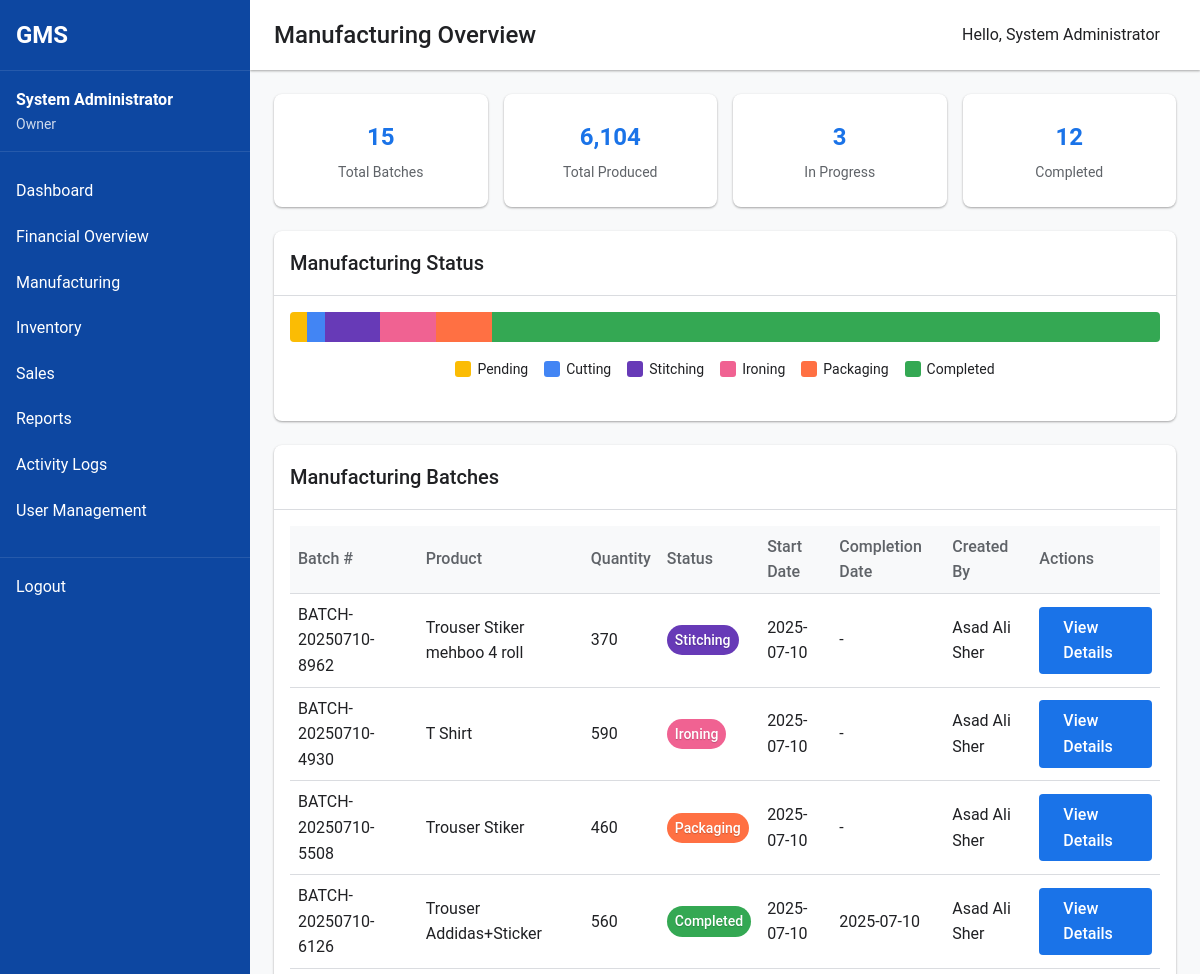
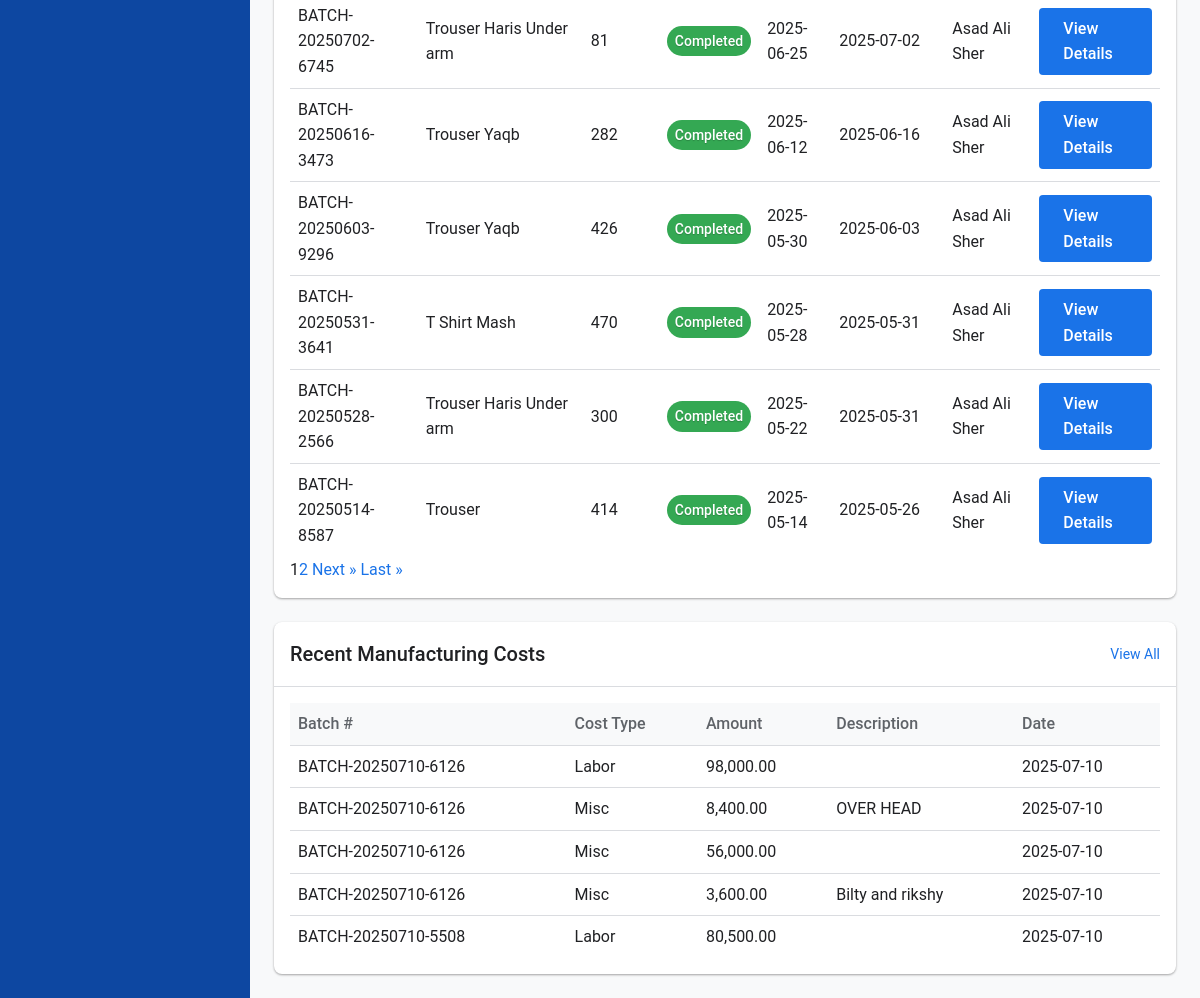
Screenshot of /owner/manufacturing.php (signed in) with the database file from the repository (2 pictures, top to bottom).
### tables this page shows
CREATE TABLE `manufacturing_batches` (
  `id` int(11) NOT NULL,
  `product_id` int(11) NOT NULL,
  `batch_number` varchar(50) NOT NULL,
  `quantity_produced` int(11) DEFAULT 0,
  `status` enum('pending','cutting','stitching','ironing','packaging','completed') DEFAULT 'pending',
  `status_changed_by` int(11) DEFAULT NULL,
  `status_changed_at` timestamp NULL DEFAULT NULL,
  `status_change_notes` text DEFAULT NULL,
  `start_date` date DEFAULT NULL,
  `expected_completion_date` date DEFAULT NULL,
  `notes` text DEFAULT NULL,
  `completion_date` date DEFAULT NULL,
  `created_by` int(11) NOT NULL,
  `created_at` timestamp NULL DEFAULT current_timestamp(),
  `updated_at` timestamp NULL DEFAULT current_timestamp() ON UPDATE current_timestamp()
);

CREATE TABLE `products` (
  `id` int(11) NOT NULL,
  `name` varchar(100) NOT NULL,
  `description` text DEFAULT NULL,
  `sku` varchar(50) DEFAULT NULL,
  `category` varchar(50) DEFAULT NULL,
  `created_by` int(11) NOT NULL,
  `created_at` timestamp NULL DEFAULT current_timestamp(),
  `updated_at` timestamp NULL DEFAULT current_timestamp() ON UPDATE current_timestamp()
);

CREATE TABLE `users` (
  `id` int(11) NOT NULL,
  `username` varchar(50) NOT NULL,
  `password` varchar(255) NOT NULL,
  `full_name` varchar(100) NOT NULL,
  `email` varchar(100) NOT NULL,
  `role` enum('owner','incharge','shopkeeper') NOT NULL,
  `phone` varchar(20) DEFAULT NULL,
  `is_active` tinyint(1) DEFAULT 1,
  `created_at` timestamp NULL DEFAULT current_timestamp(),
  `updated_at` timestamp NULL DEFAULT current_timestamp() ON UPDATE current_timestamp()
);

CREATE TABLE `manufacturing_costs` (
  `id` int(11) NOT NULL,
  `batch_id` int(11) NOT NULL,
  `cost_type` enum('labor','material','packaging','zipper','sticker','logo','tag','misc','overhead','electricity','maintenance','other') NOT NULL,
  `amount` decimal(10,2) NOT NULL,
  `description` text DEFAULT NULL,
  `recorded_by` int(11) NOT NULL,
  `recorded_date` date NOT NULL
);

### owner/manufacturing.php (the view, shortened to what this page needs)
<?php
include_once '../includes/header.php';
$database = new Database();
$db = $database->getConnection();
$summary_query = "SELECT
    COUNT(*) as total_batches,
    SUM(CASE WHEN status = 'pending' THEN 1 ELSE 0 END) as pending_batches,
    SUM(CASE WHEN status = 'cutting' THEN 1 ELSE 0 END) as cutting_batches,
    SUM(CASE WHEN status = 'stitching' THEN 1 ELSE 0 END) as stitching_batches,
    SUM(CASE WHEN status = 'ironing' THEN 1 ELSE 0 END) as ironing_batches,
    SUM(CASE WHEN status = 'packaging' THEN 1 ELSE 0 END) as packaging_batches,
    SUM(CASE WHEN status = 'completed' THEN 1 ELSE 0 END) as completed_batches,
    SUM(quantity_produced) as total_produced
    FROM manufacturing_batches";
$summary_stmt = $db->prepare($summary_query);
$summary_stmt->execute();
$summary = $summary_stmt->fetch(PDO::FETCH_ASSOC);
$records_per_page = 10;
$page = isset($_GET['page']) ? $_GET['page'] : 1;
$offset = ($page - 1) * $records_per_page;
$count_query = "SELECT COUNT(*) as total FROM manufacturing_batches";
$count_stmt = $db->prepare($count_query);
$count_stmt->execute();
$total_records = $count_stmt->fetch(PDO::FETCH_ASSOC)['total'];
$total_pages = ceil($total_records / $records_per_page);
$batches_query = "SELECT b.id, b.batch_number, p.name as product_name, b.quantity_produced,
                 b.status, b.start_date, b.completion_date, u.full_name as created_by_name
                 FROM manufacturing_batches b
                 JOIN products p ON b.product_id = p.id
                 JOIN users u ON b.created_by = u.id
                 ORDER BY
                    CASE b.status
                        WHEN 'pending' THEN 1
                        WHEN 'cutting' THEN 2
                        WHEN 'stitching' THEN 3
                        WHEN 'ironing' THEN 4
                        WHEN 'packaging' THEN 5
                        WHEN 'completed' THEN 6
                    END,
                    b.start_date DESC
                 LIMIT :offset, :records_per_page";
$batches_stmt = $db->prepare($batches_query);
$batches_stmt->bindValue(':offset', $offset, PDO::PARAM_INT);
$batches_stmt->bindValue(':records_per_page', $records_per_page, PDO::PARAM_INT);
$batches_stmt->execute();
$costs_query = "SELECT c.id, c.batch_id, b.batch_number, c.cost_type, c.amount, c.description, c.recorded_date
               FROM manufacturing_costs c
               JOIN manufacturing_batches b ON c.batch_id = b.id
               ORDER BY c.recorded_date DESC
               LIMIT 5";
$costs_stmt = $db->prepare($costs_query);
$costs_stmt->execute();
?>
<div class="dashboard-stats">
    <div class="stat-card">
        <div class="stat-value"><?php echo number_format($summary['total_batches']); ?></div>
        <div class="stat-label">Total Batches</div>
    </div>
    <div class="stat-card">
        <div class="stat-value"><?php echo number_format($summary['total_produced']); ?></div>
        <div class="stat-label">Total Produced</div>
    </div>
    <div class="stat-card">
        <div class="stat-value"><?php echo number_format($summary['pending_batches'] + $summary['cutting_batches'] + $summary['stitching_batches'] + $summary['ironing_batches'] + $summary['packaging_batches']); ?></div>
        <div class="stat-label">In Progress</div>
    </div>
    <div class="stat-card">
        <div class="stat-value"><?php echo number_format($summary['completed_batches']); ?></div>
        <div class="stat-label">Completed</div>
    </div>
</div>
<div class="dashboard-grid">
    <div class="dashboard-card full-width">
        <div class="card-header">
            <h2>Manufacturing Status</h2>
        </div>
        <div class="card-content">
            <div class="manufacturing-status">
                <div class="status-bar">
                    <?php
                    $total = $summary['total_batches'] > 0 ? $summary['total_batches'] : 1;
                    $pending_percent = ($summary['pending_batches'] / $total) * 100;
                    $cutting_percent = ($summary['cutting_batches'] / $total) * 100;
                    $stitching_percent = ($summary['stitching_batches'] / $total) * 100;
                    $ironing_percent = ($summary['ironing_batches'] / $total) * 100;
                    $packaging_percent = ($summary['packaging_batches'] / $total) * 100;
                    $completed_percent = ($summary['completed_batches'] / $total) * 100;
                    ?>
                    <div class="status-segment pending" style="width: <?php echo $pending_percent; ?>%" data-label="Pending (<?php echo $summary['pending_batches']; ?>)"></div>
                    <div class="status-segment cutting" style="width: <?php echo $cutting_percent; ?>%" data-label="Cutting (<?php echo $summary['cutting_batches']; ?>)"></div>
                    <div class="status-segment stitching" style="width: <?php echo $stitching_percent; ?>%" data-label="Stitching (<?php echo $summary['stitching_batches']; ?>)"></div>
                    <div class="status-segment ironing" style="width: <?php echo $ironing_percent; ?>%" data-label="Ironing (<?php echo $summary['ironing_batches']; ?>)"></div>
                    <div class="status-segment packaging" style="width: <?php echo $packaging_percent; ?>%" data-label="Packaging (<?php echo $summary['packaging_batches']; ?>)"></div>
                    <div class="status-segment completed" style="width: <?php echo $completed_percent; ?>%" data-label="Completed (<?php echo $summary['completed_batches']; ?>)"></div>
                </div>
                <div class="status-legend">
                    <div class="legend-item"><span class="color-box pending"></span> Pending</div>
                    <div class="legend-item"><span class="color-box cutting"></span> Cutting</div>
                    <div class="legend-item"><span class="color-box stitching"></span> Stitching</div>
                    <div class="legend-item"><span class="color-box ironing"></span> Ironing</div>
                    <div class="legend-item"><span class="color-box packaging"></span> Packaging</div>
                    <div class="legend-item"><span class="color-box completed"></span> Completed</div>
                </div>
            </div>
        </div>
    </div>
    <div class="dashboard-card full-width">
        <div class="card-header">
            <h2>Manufacturing Batches</h2>
        </div>
        <div class="card-content">
            <table class="data-table">
                <thead>
                    <tr>
                        <th>Batch #</th>
                        <th>Product</th>
                        <th>Quantity</th>
                        <th>Status</th>
                        <th>Start Date</th>
                        <th>Completion Date</th>
                        <th>Created By</th>
                        <th>Actions</th>
                    </tr>
                </thead>
                <tbody>
                    <?php while($batch = $batches_stmt->fetch(PDO::FETCH_ASSOC)): ?>
                    <tr>
                        <td><?php echo htmlspecialchars($batch['batch_number']); ?></td>
                        <td><?php echo htmlspecialchars($batch['product_name']); ?></td>
                        <td><?php echo number_format($batch['quantity_produced']); ?></td>
                        <td><span class="status-badge status-<?php echo $batch['status']; ?>"><?php echo ucfirst($batch['status']); ?></span></td>
                        <td><?php echo htmlspecialchars($batch['start_date']); ?></td>
                        <td><?php echo $batch['completion_date'] ? htmlspecialchars($batch['completion_date']) : '-'; ?></td>
                        <td><?php echo htmlspecialchars($batch['created_by_name']); ?></td>
                        <td>
                            <a href="view-batch.php?id=<?php echo $batch['id']; ?>" class="button small">View Details</a>
                        </td>
                    </tr>
                    <?php endwhile; ?>
                </tbody>
            </table>
            <?php if($total_pages > 1): ?>
            <div class="pagination">
                <?php
                $range = 2;
                $start_page = max(1, $page - $range);
                $end_page = min($total_pages, $page + $range);
                for($i = $start_page; $i <= $end_page; $i++) {
                    if($i == $page) {
                        echo '<span class="pagination-link current">' . $i . '</span>';
                    } else {
                        echo '<a href="?page=' . $i . '" class="pagination-link">' . $i . '</a>';
                    }
                }
                ?>
                <?php if($page < $total_pages): ?>
                    <a href="?page=<?php echo $page + 1; ?>" class="pagination-link">Next &raquo;</a>
                    <a href="?page=<?php echo $total_pages; ?>" class="pagination-link">Last &raquo;</a>
                <?php endif; ?>
            </div>
            <?php endif; ?>
        </div>
    </div>
    <div class="dashboard-card full-width">
        <div class="card-header">
            <h2>Recent Manufacturing Costs</h2>
            <a href="costs.php" class="view-all">View All</a>
        </div>
        <div class="card-content">
            <table class="data-table">
                <thead>
                    <tr>
                        <th>Batch #</th>
                        <th>Cost Type</th>
                        <th>Amount</th>
                        <th>Description</th>
                        <th>Date</th>
                    </tr>
                </thead>
                <tbody>
                    <?php while($cost = $costs_stmt->fetch(PDO::FETCH_ASSOC)): ?>
                    <tr>
                        <td><?php echo htmlspecialchars($cost['batch_number']); ?></td>
                        <td><?php echo ucfirst(str_replace('_', ' ', $cost['cost_type'])); ?></td>
                        <td><?php echo number_format($cost['amount'], 2); ?></td>
                        <td><?php echo htmlspecialchars($cost['description']); ?></td>
                        <td><?php echo htmlspecialchars($cost['recorded_date']); ?></td>
                    </tr>
                    <?php endwhile; ?>
                </tbody>
            </table>
        </div>
    </div>
</div>
<?php include_once '../includes/footer.php'; ?>

### assets/css/style.css (style rules this page uses)
:root { --primary: #1a73e8; --primary-dark: #0d47a1; --secondary: #5f6368; --accent: #fbbc04; --success: #34a853; --warning: #fbbc04; --error: #ea4335; --background: #ffffff; --surface: #f8f9fa; --border: #dadce0; --text-primary: #202124; --text-secondary: #5f6368; --font-family: 'Roboto', 'Segoe UI', Arial, sans-serif; --font-size-sm: 0.875rem; --font-size-md: 1rem; --font-size-lg: 1.25rem; --font-size-xl: 1.5rem; --spacing-xs: 0.25rem; --spacing-sm: 0.5rem; --spacing-md: 1rem; --spacing-lg: 1.5rem; --spacing-xl: 2rem; --border-radius-sm: 0.25rem; --border-radius-md: 0.5rem; --border-radius-lg: 1rem; --shadow-sm: 0 1px 3px rgba(0,0,0,0.12), 0 1px 2px rgba(0,0,0,0.24); --shadow-md: 0 3px 6px rgba(0,0,0,0.16), 0 3px 6px rgba(0,0,0,0.23); --shadow-lg: 0 10px 20px rgba(0,0,0,0.19), 0 6px 6px rgba(0,0,0,0.23); }
* { margin: 0; padding: 0; box-sizing: border-box; }
body { font-family: var(--font-family); font-size: var(--font-size-md); color: var(--text-primary); background-color: var(--surface); line-height: 1.6; }
a { color: var(--primary); text-decoration: none; }
button, .button { display: inline-block; background-color: var(--primary); color: white; border: none; padding: var(--spacing-sm) var(--spacing-lg); border-radius: var(--border-radius-sm); cursor: pointer; font-size: var(--font-size-md); font-weight: 500; transition: background-color 0.3s ease; }

### assets/css/dashboard.css (style rules this page uses)
.dashboard-stats { display: grid; grid-template-columns: repeat(auto-fit, minmax(200px, 1fr)); gap: var(--spacing-md); margin-bottom: var(--spacing-lg); }
.stat-card { background-color: white; border-radius: var(--border-radius-md); padding: var(--spacing-lg); box-shadow: var(--shadow-sm); text-align: center; }
.stat-value { font-size: var(--font-size-xl); font-weight: bold; color: var(--primary); margin-bottom: var(--spacing-xs); }
.stat-label { color: var(--text-secondary); font-size: var(--font-size-sm); }
.dashboard-grid { display: grid; grid-template-columns: repeat(auto-fit, minmax(500px, 1fr)); gap: var(--spacing-lg); }
.dashboard-card { background-color: white; border-radius: var(--border-radius-md); box-shadow: var(--shadow-sm); overflow: hidden; }
.dashboard-card.full-width { grid-column: 1 / -1; }
.card-header { display: flex; justify-content: space-between; align-items: center; padding: var(--spacing-md); border-bottom: 1px solid var(--border); }
.card-header h2 { font-size: var(--font-size-lg); font-weight: 500; margin: 0; }
.view-all { font-size: var(--font-size-sm); }
.card-content { padding: var(--spacing-md); }
.data-table { width: 100%; border-collapse: collapse; }
.data-table th, .data-table td { padding: var(--spacing-sm); text-align: left; border-bottom: 1px solid var(--border); }
.data-table th { font-weight: 500; color: var(--text-secondary); background-color: var(--surface); }
.data-table tr:last-child td { border-bottom: none; }
.status-badge { display: inline-block; padding: 2px 8px; border-radius: 12px; font-size: var(--font-size-sm); font-weight: 500; }
.status-cutting, .status-stitching, .status-ironing, .status-packaging { background-color: rgba(26, 115, 232, 0.1); color: var(--primary-dark); }
.status-completed { background-color: rgba(52, 168, 83, 0.1); color: #137333; }
.status-badge { display: inline-block; padding: 0.25rem 0.5rem; border-radius: 1rem; font-size: var(--font-size-sm, 0.875rem); font-weight: 500; color: white; text-shadow: 0 1px 1px rgba(0, 0, 0, 0.2); }
.status-badge.status-stitching { background-color: #673ab7; }
.status-badge.status-ironing { background-color: #f06292; }
.status-badge.status-packaging { background-color: #ff7043; }
.status-badge.status-completed { background-color: #34a853; }

### rows the page displays
manufacturing_batches: batch_number "BATCH-20250710-8962", product.name "Trouser Stiker mehboo 4 roll", quantity_produced "370", status "Stitching", start_date "2025-07-10", created_by.full_name "Asad Ali Sher"
manufacturing_batches: batch_number "BATCH-20250710-4930", product.name "T Shirt", quantity_produced "590", status "Ironing", start_date "2025-07-10", created_by.full_name "Asad Ali Sher"
manufacturing_batches: batch_number "BATCH-20250710-5508", product.name "Trouser Stiker", quantity_produced "460", status "Packaging", start_date "2025-07-10", created_by.full_name "Asad Ali Sher"
manufacturing_batches: batch_number "BATCH-20250710-6126", product.name "Trouser Addidas+Sticker", quantity_produced "560", status "Completed", start_date "2025-07-10", completion_date "2025-07-10", created_by.full_name "Asad Ali Sher"
manufacturing_batches: batch_number "BATCH-20250702-6745", product.name "Trouser Haris Under arm", quantity_produced "81", status "Completed", start_date "2025-06-25", completion_date "2025-07-02", created_by.full_name "Asad Ali Sher"
manufacturing_batches: batch_number "BATCH-20250616-3473", product.name "Trouser Yaqb", quantity_produced "282", status "Completed", start_date "2025-06-12", completion_date "2025-06-16", created_by.full_name "Asad Ali Sher"
manufacturing_batches: batch_number "BATCH-20250603-9296", product.name "Trouser Yaqb", quantity_produced "426", status "Completed", start_date "2025-05-30", completion_date "2025-06-03", created_by.full_name "Asad Ali Sher"
manufacturing_batches: batch_number "BATCH-20250531-3641", product.name "T Shirt Mash", quantity_produced "470", status "Completed", start_date "2025-05-28", completion_date "2025-05-31", created_by.full_name "Asad Ali Sher"
manufacturing_batches: batch_number "BATCH-20250528-2566", product.name "Trouser Haris Under arm", quantity_produced "300", status "Completed", start_date "2025-05-22", completion_date "2025-05-31", created_by.full_name "Asad Ali Sher"
manufacturing_batches: batch_number "BATCH-20250514-8587", product.name "Trouser", quantity_produced "414", status "Completed", start_date "2025-05-14", completion_date "2025-05-26", created_by.full_name "Asad Ali Sher"
manufacturing_costs: batch.batch_number "BATCH-20250710-6126", cost_type "Labor", amount "98,000.00", recorded_date "2025-07-10"
manufacturing_costs: batch.batch_number "BATCH-20250710-6126", cost_type "Misc", amount "8,400.00", description "OVER HEAD", recorded_date "2025-07-10"
manufacturing_costs: batch.batch_number "BATCH-20250710-6126", cost_type "Misc", amount "56,000.00", recorded_date "2025-07-10"
manufacturing_costs: batch.batch_number "BATCH-20250710-6126", cost_type "Misc", amount "3,600.00", description "Bilty and rikshy", recorded_date "2025-07-10"
manufacturing_costs: batch.batch_number "BATCH-20250710-5508", cost_type "Labor", amount "80,500.00", recorded_date "2025-07-10"

### other values shown
$_SESSION['full_name'] "System Administrator"
$_SESSION['role'] "Owner"
$page_title "Manufacturing Overview"
$summary['total_batches'] "15"
$summary['total_produced'] "6,104"
$summary['completed_batches'] "12"
